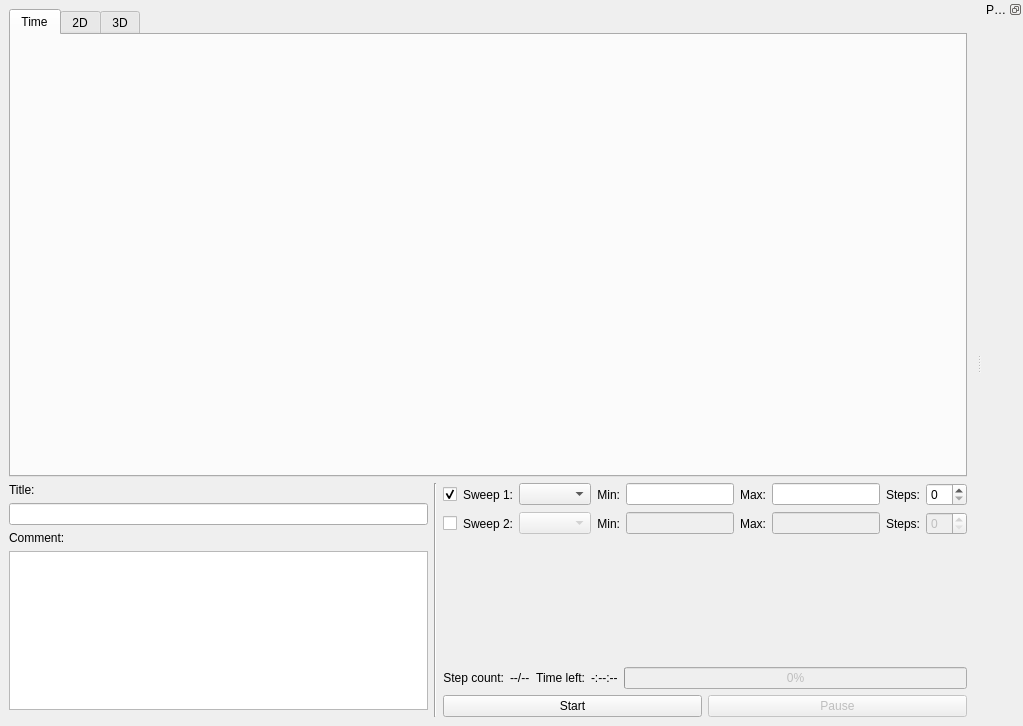
<?xml version="1.0" encoding="UTF-8"?>
<ui version="4.0">
 <class>MainWindow</class>
 <widget class="QMainWindow" name="MainWindow">
  <property name="geometry">
   <rect>
    <x>0</x>
    <y>0</y>
    <width>1023</width>
    <height>726</height>
   </rect>
  </property>
  <property name="windowTitle">
   <string>MainWindow</string>
  </property>
  <widget class="QWidget" name="centralwidget">
   <layout class="QVBoxLayout" name="verticalLayout_3" stretch="2,1">
    <item>
     <widget class="QTabWidget" name="tabWidget">
      <property name="currentIndex">
       <number>0</number>
      </property>
      <widget class="QWidget" name="timeTab">
       <attribute name="title">
        <string>Time</string>
       </attribute>
       <layout class="QVBoxLayout" name="verticalLayout_2" stretch="2">
        <item>
         <layout class="QHBoxLayout" name="plotLayout">
          <item>
           <widget class="QWidget" name="widget" native="true"/>
          </item>
         </layout>
        </item>
       </layout>
      </widget>
      <widget class="QWidget" name="twoDTab">
       <attribute name="title">
        <string>2D</string>
       </attribute>
      </widget>
      <widget class="QWidget" name="threeDTab">
       <attribute name="title">
        <string>3D</string>
       </attribute>
      </widget>
     </widget>
    </item>
    <item>
     <layout class="QHBoxLayout" name="settingsHorizontalLayout" stretch="1,0,0">
      <item>
       <layout class="QVBoxLayout" name="settingsLeftVerticalLayout">
        <item>
         <widget class="QLabel" name="titleLabel">
          <property name="text">
           <string>Title:</string>
          </property>
         </widget>
        </item>
        <item>
         <widget class="QLineEdit" name="titleEdit"/>
        </item>
        <item>
         <widget class="QLabel" name="commentLabel">
          <property name="text">
           <string>Comment:</string>
          </property>
         </widget>
        </item>
        <item>
         <widget class="QTextEdit" name="commentEdit"/>
        </item>
        <item>
         <spacer name="verticalSpacer">
          <property name="orientation">
           <enum>Qt::Vertical</enum>
          </property>
          <property name="sizeHint" stdset="0">
           <size>
            <width>20</width>
            <height>40</height>
           </size>
          </property>
         </spacer>
        </item>
       </layout>
      </item>
      <item>
       <widget class="Line" name="line">
        <property name="orientation">
         <enum>Qt::Vertical</enum>
        </property>
       </widget>
      </item>
      <item>
       <layout class="QVBoxLayout" name="settingsRightVerticalLayout">
        <item>
         <layout class="QGridLayout" name="sweepGridLayout">
          <item row="0" column="4">
           <widget class="QLabel" name="sweepOneMinLabel">
            <property name="sizePolicy">
             <sizepolicy hsizetype="Fixed" vsizetype="Preferred">
              <horstretch>0</horstretch>
              <verstretch>0</verstretch>
             </sizepolicy>
            </property>
            <property name="text">
             <string>Min:</string>
            </property>
            <property name="alignment">
             <set>Qt::AlignRight|Qt::AlignTrailing|Qt::AlignVCenter</set>
            </property>
           </widget>
          </item>
          <item row="1" column="10">
           <widget class="QSpinBox" name="sweepTwoStepsSpinbox">
            <property name="enabled">
             <bool>false</bool>
            </property>
           </widget>
          </item>
          <item row="1" column="0">
           <widget class="QCheckBox" name="sweepTwoCheckbox">
            <property name="sizePolicy">
             <sizepolicy hsizetype="Fixed" vsizetype="Fixed">
              <horstretch>0</horstretch>
              <verstretch>0</verstretch>
             </sizepolicy>
            </property>
            <property name="text">
             <string/>
            </property>
           </widget>
          </item>
          <item row="0" column="10">
           <widget class="QSpinBox" name="sweepOneStepsSpinbox"/>
          </item>
          <item row="1" column="9">
           <widget class="QLabel" name="sweepTwoStepsLabel">
            <property name="sizePolicy">
             <sizepolicy hsizetype="Fixed" vsizetype="Preferred">
              <horstretch>0</horstretch>
              <verstretch>0</verstretch>
             </sizepolicy>
            </property>
            <property name="text">
             <string>Steps:</string>
            </property>
            <property name="alignment">
             <set>Qt::AlignRight|Qt::AlignTrailing|Qt::AlignVCenter</set>
            </property>
           </widget>
          </item>
          <item row="1" column="2">
           <widget class="QLabel" name="sweepTwoLabel">
            <property name="sizePolicy">
             <sizepolicy hsizetype="Fixed" vsizetype="Preferred">
              <horstretch>0</horstretch>
              <verstretch>0</verstretch>
             </sizepolicy>
            </property>
            <property name="text">
             <string>Sweep 2:</string>
            </property>
            <property name="alignment">
             <set>Qt::AlignRight|Qt::AlignTrailing|Qt::AlignVCenter</set>
            </property>
           </widget>
          </item>
          <item row="0" column="8">
           <widget class="QLineEdit" name="sweepOneMaxEdit"/>
          </item>
          <item row="0" column="9">
           <widget class="QLabel" name="sweepOneStepsLabel">
            <property name="sizePolicy">
             <sizepolicy hsizetype="Fixed" vsizetype="Preferred">
              <horstretch>0</horstretch>
              <verstretch>0</verstretch>
             </sizepolicy>
            </property>
            <property name="text">
             <string>Steps:</string>
            </property>
            <property name="alignment">
             <set>Qt::AlignRight|Qt::AlignTrailing|Qt::AlignVCenter</set>
            </property>
           </widget>
          </item>
          <item row="1" column="5">
           <widget class="QLineEdit" name="sweepTwoMinEdit">
            <property name="enabled">
             <bool>false</bool>
            </property>
           </widget>
          </item>
          <item row="0" column="3">
           <widget class="QComboBox" name="sweepOneCombobox">
            <property name="editable">
             <bool>false</bool>
            </property>
            <property name="currentText">
             <string/>
            </property>
           </widget>
          </item>
          <item row="0" column="5">
           <widget class="QLineEdit" name="sweepOneMinEdit"/>
          </item>
          <item row="0" column="2">
           <widget class="QLabel" name="sweepOneLabel">
            <property name="sizePolicy">
             <sizepolicy hsizetype="Fixed" vsizetype="Preferred">
              <horstretch>0</horstretch>
              <verstretch>0</verstretch>
             </sizepolicy>
            </property>
            <property name="text">
             <string>Sweep 1:</string>
            </property>
            <property name="alignment">
             <set>Qt::AlignRight|Qt::AlignTrailing|Qt::AlignVCenter</set>
            </property>
           </widget>
          </item>
          <item row="1" column="4">
           <widget class="QLabel" name="sweepTwoMinLabel">
            <property name="sizePolicy">
             <sizepolicy hsizetype="Fixed" vsizetype="Preferred">
              <horstretch>0</horstretch>
              <verstretch>0</verstretch>
             </sizepolicy>
            </property>
            <property name="text">
             <string>Min:</string>
            </property>
            <property name="alignment">
             <set>Qt::AlignRight|Qt::AlignTrailing|Qt::AlignVCenter</set>
            </property>
           </widget>
          </item>
          <item row="0" column="0">
           <widget class="QCheckBox" name="sweepOneCheckbox">
            <property name="text">
             <string/>
            </property>
            <property name="checked">
             <bool>true</bool>
            </property>
           </widget>
          </item>
          <item row="1" column="6">
           <widget class="QLabel" name="sweepTwoMaxLabel">
            <property name="sizePolicy">
             <sizepolicy hsizetype="Fixed" vsizetype="Preferred">
              <horstretch>0</horstretch>
              <verstretch>0</verstretch>
             </sizepolicy>
            </property>
            <property name="text">
             <string>Max:</string>
            </property>
            <property name="alignment">
             <set>Qt::AlignRight|Qt::AlignTrailing|Qt::AlignVCenter</set>
            </property>
           </widget>
          </item>
          <item row="1" column="3">
           <widget class="QComboBox" name="sweepTwoCombobox">
            <property name="enabled">
             <bool>false</bool>
            </property>
            <property name="currentIndex">
             <number>-1</number>
            </property>
           </widget>
          </item>
          <item row="0" column="6">
           <widget class="QLabel" name="sweepOneMaxLabel">
            <property name="sizePolicy">
             <sizepolicy hsizetype="Fixed" vsizetype="Preferred">
              <horstretch>0</horstretch>
              <verstretch>0</verstretch>
             </sizepolicy>
            </property>
            <property name="text">
             <string>Max:</string>
            </property>
            <property name="alignment">
             <set>Qt::AlignRight|Qt::AlignTrailing|Qt::AlignVCenter</set>
            </property>
           </widget>
          </item>
          <item row="1" column="8">
           <widget class="QLineEdit" name="sweepTwoMaxEdit">
            <property name="enabled">
             <bool>false</bool>
            </property>
           </widget>
          </item>
         </layout>
        </item>
        <item>
         <spacer name="verticalSpacer_2">
          <property name="orientation">
           <enum>Qt::Vertical</enum>
          </property>
          <property name="sizeHint" stdset="0">
           <size>
            <width>20</width>
            <height>40</height>
           </size>
          </property>
         </spacer>
        </item>
        <item>
         <layout class="QHBoxLayout" name="progressHorizontalLayout">
          <item>
           <widget class="QLabel" name="stepCountTitleLabel">
            <property name="text">
             <string>Step count:</string>
            </property>
            <property name="alignment">
             <set>Qt::AlignRight|Qt::AlignTrailing|Qt::AlignVCenter</set>
            </property>
           </widget>
          </item>
          <item>
           <widget class="QLabel" name="stepCountLabel">
            <property name="text">
             <string>--/--</string>
            </property>
           </widget>
          </item>
          <item>
           <widget class="QLabel" name="timeLeftTitleLabel">
            <property name="text">
             <string>Time left:</string>
            </property>
            <property name="alignment">
             <set>Qt::AlignRight|Qt::AlignTrailing|Qt::AlignVCenter</set>
            </property>
           </widget>
          </item>
          <item>
           <widget class="QLabel" name="timeLeftLabel">
            <property name="text">
             <string>-:--:--</string>
            </property>
           </widget>
          </item>
          <item>
           <widget class="QProgressBar" name="progressBar">
            <property name="enabled">
             <bool>false</bool>
            </property>
            <property name="sizePolicy">
             <sizepolicy hsizetype="Expanding" vsizetype="Fixed">
              <horstretch>0</horstretch>
              <verstretch>0</verstretch>
             </sizepolicy>
            </property>
            <property name="value">
             <number>0</number>
            </property>
           </widget>
          </item>
         </layout>
        </item>
        <item>
         <layout class="QHBoxLayout" name="buttonHorizontalLayout">
          <item>
           <widget class="QPushButton" name="startButton">
            <property name="text">
             <string>Start</string>
            </property>
           </widget>
          </item>
          <item>
           <widget class="QPushButton" name="pauseButton">
            <property name="enabled">
             <bool>false</bool>
            </property>
            <property name="text">
             <string>Pause</string>
            </property>
           </widget>
          </item>
         </layout>
        </item>
       </layout>
      </item>
     </layout>
    </item>
   </layout>
  </widget>
  <widget class="QDockWidget" name="paramDockWidget">
   <property name="floating">
    <bool>false</bool>
   </property>
   <property name="features">
    <set>QDockWidget::DockWidgetFloatable|QDockWidget::DockWidgetMovable</set>
   </property>
   <property name="allowedAreas">
    <set>Qt::LeftDockWidgetArea|Qt::RightDockWidgetArea</set>
   </property>
   <property name="windowTitle">
    <string>Parameters</string>
   </property>
   <attribute name="dockWidgetArea">
    <number>2</number>
   </attribute>
   <widget class="QWidget" name="dockWidgetContents_3"/>
  </widget>
 </widget>
 <resources/>
 <connections/>
</ui>
